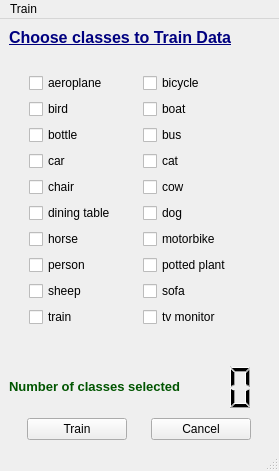
<?xml version="1.0" encoding="UTF-8"?>
<ui version="4.0">
 <class>mainWindow</class>
 <widget class="QMainWindow" name="mainWindow">
  <property name="geometry">
   <rect>
    <x>0</x>
    <y>0</y>
    <width>279</width>
    <height>471</height>
   </rect>
  </property>
  <property name="maximumSize">
   <size>
    <width>279</width>
    <height>471</height>
   </size>
  </property>
  <property name="windowTitle">
   <string>YOLO GUI</string>
  </property>
  <widget class="QWidget" name="centralwidget">
   <layout class="QGridLayout" name="gridLayout">
    <item row="0" column="0">
     <widget class="QLabel" name="TrainWigLabel">
      <property name="text">
       <string>&lt;html&gt;&lt;head/&gt;&lt;body&gt;&lt;p&gt;&lt;span style=&quot; font-size:12pt; font-weight:600; text-decoration: underline; color:#00007f;&quot;&gt;Choose classes to Train Data&lt;/span&gt;&lt;/p&gt;&lt;/body&gt;&lt;/html&gt;</string>
      </property>
     </widget>
    </item>
    <item row="1" column="0">
     <spacer name="horizontalSpacer_3">
      <property name="orientation">
       <enum>Qt::Horizontal</enum>
      </property>
      <property name="sizeHint" stdset="0">
       <size>
        <width>288</width>
        <height>20</height>
       </size>
      </property>
     </spacer>
    </item>
    <item row="2" column="0">
     <layout class="QHBoxLayout" name="horizontalLayout_2">
      <item>
       <spacer name="verticalSpacer">
        <property name="orientation">
         <enum>Qt::Vertical</enum>
        </property>
        <property name="sizeHint" stdset="0">
         <size>
          <width>20</width>
          <height>258</height>
         </size>
        </property>
       </spacer>
      </item>
      <item>
       <layout class="QGridLayout" name="classGrid">
        <item row="8" column="1">
         <widget class="QCheckBox" name="sofa">
          <property name="text">
           <string>sofa</string>
          </property>
         </widget>
        </item>
        <item row="9" column="1">
         <widget class="QCheckBox" name="tvmonitor">
          <property name="text">
           <string>tv monitor</string>
          </property>
         </widget>
        </item>
        <item row="7" column="1">
         <widget class="QCheckBox" name="pottedplant">
          <property name="text">
           <string>potted plant</string>
          </property>
         </widget>
        </item>
        <item row="6" column="0">
         <widget class="QCheckBox" name="horse">
          <property name="text">
           <string>horse</string>
          </property>
         </widget>
        </item>
        <item row="1" column="0">
         <widget class="QCheckBox" name="bird">
          <property name="text">
           <string>bird</string>
          </property>
         </widget>
        </item>
        <item row="0" column="0">
         <widget class="QCheckBox" name="aeroplane">
          <property name="text">
           <string>aeroplane</string>
          </property>
         </widget>
        </item>
        <item row="1" column="1">
         <widget class="QCheckBox" name="boat">
          <property name="text">
           <string>boat</string>
          </property>
         </widget>
        </item>
        <item row="7" column="0">
         <widget class="QCheckBox" name="person">
          <property name="text">
           <string>person</string>
          </property>
         </widget>
        </item>
        <item row="0" column="1">
         <widget class="QCheckBox" name="bicycle">
          <property name="text">
           <string>bicycle</string>
          </property>
         </widget>
        </item>
        <item row="5" column="1">
         <widget class="QCheckBox" name="dog">
          <property name="text">
           <string>dog</string>
          </property>
         </widget>
        </item>
        <item row="5" column="0">
         <widget class="QCheckBox" name="diningtable">
          <property name="text">
           <string>dining table</string>
          </property>
         </widget>
        </item>
        <item row="4" column="1">
         <widget class="QCheckBox" name="cow">
          <property name="text">
           <string>cow</string>
          </property>
         </widget>
        </item>
        <item row="9" column="0">
         <widget class="QCheckBox" name="train">
          <property name="text">
           <string>train</string>
          </property>
         </widget>
        </item>
        <item row="3" column="1">
         <widget class="QCheckBox" name="cat">
          <property name="text">
           <string>cat</string>
          </property>
         </widget>
        </item>
        <item row="4" column="0">
         <widget class="QCheckBox" name="chair">
          <property name="text">
           <string>chair</string>
          </property>
         </widget>
        </item>
        <item row="3" column="0">
         <widget class="QCheckBox" name="car">
          <property name="text">
           <string>car</string>
          </property>
         </widget>
        </item>
        <item row="2" column="1">
         <widget class="QCheckBox" name="bus">
          <property name="text">
           <string>bus</string>
          </property>
         </widget>
        </item>
        <item row="2" column="0">
         <widget class="QCheckBox" name="bottle">
          <property name="text">
           <string>bottle</string>
          </property>
         </widget>
        </item>
        <item row="6" column="1">
         <widget class="QCheckBox" name="motorbike">
          <property name="text">
           <string>motorbike</string>
          </property>
         </widget>
        </item>
        <item row="8" column="0">
         <widget class="QCheckBox" name="sheep">
          <property name="text">
           <string>sheep</string>
          </property>
         </widget>
        </item>
       </layout>
      </item>
      <item>
       <spacer name="verticalSpacer_2">
        <property name="orientation">
         <enum>Qt::Vertical</enum>
        </property>
        <property name="sizeHint" stdset="0">
         <size>
          <width>20</width>
          <height>258</height>
         </size>
        </property>
       </spacer>
      </item>
     </layout>
    </item>
    <item row="3" column="0">
     <spacer name="horizontalSpacer">
      <property name="orientation">
       <enum>Qt::Horizontal</enum>
      </property>
      <property name="sizeHint" stdset="0">
       <size>
        <width>288</width>
        <height>20</height>
       </size>
      </property>
     </spacer>
    </item>
    <item row="4" column="0">
     <layout class="QHBoxLayout" name="horizontalLayout_3">
      <item>
       <widget class="QLabel" name="NumClassLabel">
        <property name="text">
         <string>&lt;html&gt;&lt;head/&gt;&lt;body&gt;&lt;p&gt;&lt;span style=&quot; font-size:10pt; font-weight:600; color:#005500;&quot;&gt;Number of classes selected&lt;/span&gt;&lt;/p&gt;&lt;/body&gt;&lt;/html&gt;</string>
        </property>
       </widget>
      </item>
      <item>
       <widget class="QLCDNumber" name="lcdNumber">
        <property name="minimumSize">
         <size>
          <width>50</width>
          <height>50</height>
         </size>
        </property>
        <property name="frameShape">
         <enum>QFrame::NoFrame</enum>
        </property>
        <property name="frameShadow">
         <enum>QFrame::Plain</enum>
        </property>
        <property name="numDigits">
         <number>2</number>
        </property>
       </widget>
      </item>
     </layout>
    </item>
    <item row="5" column="0">
     <layout class="QHBoxLayout" name="horizontalLayout">
      <item>
       <widget class="QPushButton" name="trainButton">
        <property name="maximumSize">
         <size>
          <width>100</width>
          <height>100</height>
         </size>
        </property>
        <property name="text">
         <string>Train</string>
        </property>
       </widget>
      </item>
      <item>
       <widget class="QPushButton" name="cancelButton">
        <property name="maximumSize">
         <size>
          <width>100</width>
          <height>100</height>
         </size>
        </property>
        <property name="text">
         <string>Cancel</string>
        </property>
       </widget>
      </item>
     </layout>
    </item>
   </layout>
  </widget>
  <widget class="QMenuBar" name="menubar">
   <property name="geometry">
    <rect>
     <x>0</x>
     <y>0</y>
     <width>279</width>
     <height>19</height>
    </rect>
   </property>
   <widget class="QMenu" name="menuTRAIN">
    <property name="title">
     <string>Train</string>
    </property>
   </widget>
   <addaction name="menuTRAIN"/>
  </widget>
  <widget class="QStatusBar" name="statusbar"/>
  <action name="actionTest">
   <property name="text">
    <string>Test</string>
   </property>
  </action>
 </widget>
 <resources/>
 <connections/>
</ui>
